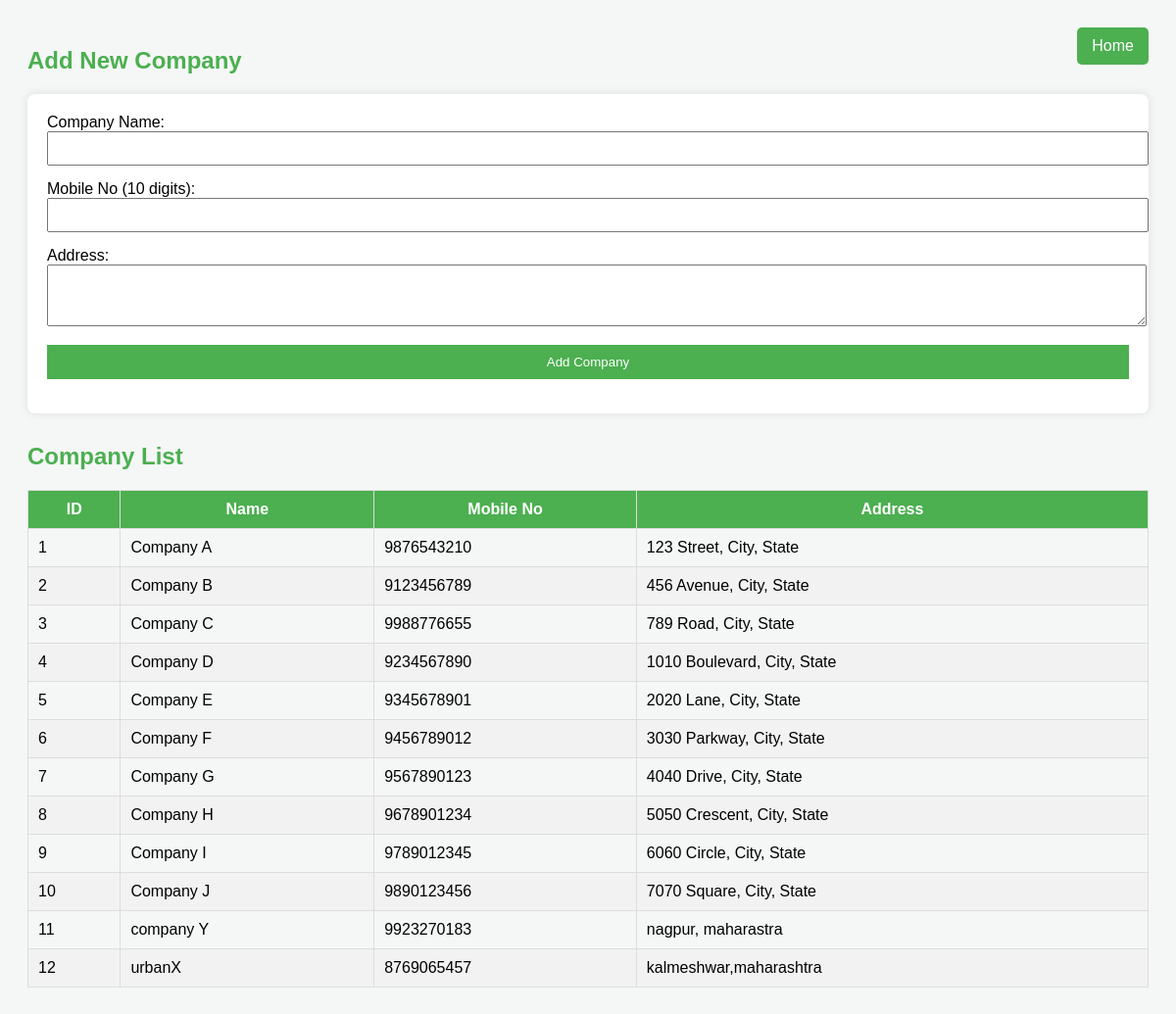
Page /add_company.php on the committed database.
### tables this page shows
CREATE TABLE `company` (
  `id` int(11) NOT NULL,
  `name` varchar(100) NOT NULL,
  `mobile_no` varchar(15) NOT NULL,
  `address` varchar(255) DEFAULT NULL
);

### add_company.php (the view, shortened to what this page needs)
<?php
include 'db_connect.php';
$result = $conn->query("SELECT id, name, mobile_no, address FROM company");
?>
<!DOCTYPE html>
<html lang="en">
<head>
</head>
<body>
  <a href="dashboard.php" class="home-button">Home</a>
  <h2>Add New Company</h2>
  <form method="POST" action="">
    <label>Company Name:</label>
    <input type="text" name="name" required>
    <label>Mobile No (10 digits):</label>
    <input type="text" name="mobile_no" pattern="\d{10}" required>
    <label>Address:</label>
    <textarea name="address" rows="3" required></textarea>
    <input type="submit" value="Add Company">
  </form>
  <h2>Company List</h2>
  <?php if ($result->num_rows > 0): ?>
    <table>
      <thead>
        <tr>
          <th>ID</th><th>Name</th><th>Mobile No</th><th>Address</th>
        </tr>
      </thead>
      <tbody>
        <?php while ($row = $result->fetch_assoc()): ?>
          <tr>
            <td><?= $row['id'] ?></td>
            <td><?= htmlspecialchars($row['name']) ?></td>
            <td><?= $row['mobile_no'] ?></td>
            <td><?= htmlspecialchars($row['address']) ?></td>
          </tr>
        <?php endwhile; ?>
      </tbody>
    </table>
  <?php else: ?>
    <p>No companies found.</p>
  <?php endif; ?>
</body>
</html>

### add_company.php (style rules this page uses)
body { font-family: Arial; background: #f4f7f6; padding: 20px; position: relative; }
h2 { color: #4CAF50; }
.home-button { position: absolute; top: 20px; right: 20px; background-color: #4CAF50; color: white; padding: 10px 15px; text-decoration: none; border-radius: 5px; }
form { background: #fff; padding: 20px; border-radius: 8px; box-shadow: 0 0 10px rgba(0,0,0,0.1); margin-bottom: 30px; }
input, textarea { width:100%; padding:8px; margin-bottom:15px; }
input[type=submit] { background: #4CAF50; color: #fff; border:none; padding:10px 20px; cursor:pointer; }
table { width:100%; border-collapse:collapse; margin-top:10px; }
th, td { border:1px solid #ddd; padding:10px; }
th { background: #4CAF50; color: #fff; }
tr:nth-child(even) { background:#f2f2f2; }

### rows in the picture
company: id "1", name "Company A", mobile_no "9876543210", address "123 Street, City, State"
company: id "2", name "Company B", mobile_no "9123456789", address "456 Avenue, City, State"
company: id "3", name "Company C", mobile_no "9988776655", address "789 Road, City, State"
company: id "4", name "Company D", mobile_no "9234567890", address "1010 Boulevard, City, State"
company: id "5", name "Company E", mobile_no "9345678901", address "2020 Lane, City, State"
company: id "6", name "Company F", mobile_no "9456789012", address "3030 Parkway, City, State"
company: id "7", name "Company G", mobile_no "9567890123", address "4040 Drive, City, State"
company: id "8", name "Company H", mobile_no "9678901234", address "5050 Crescent, City, State"
company: id "9", name "Company I", mobile_no "9789012345", address "6060 Circle, City, State"
company: id "10", name "Company J", mobile_no "9890123456", address "7070 Square, City, State"
company: id "11", name "company Y", mobile_no "9923270183", address "nagpur, maharastra"
company: id "12", name "urbanX", mobile_no "8769065457", address "kalmeshwar,maharashtra"
